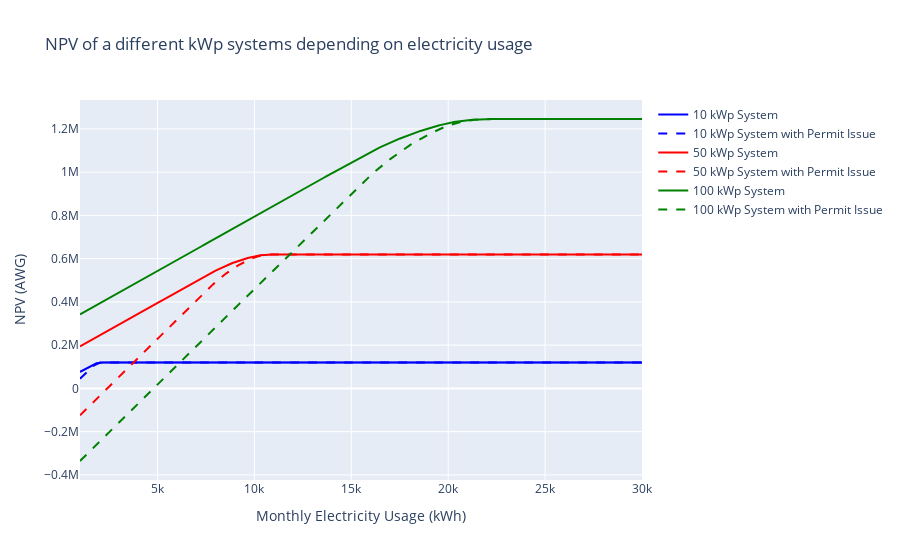

This figure's notebook cell:
### Code cell
NPV_graph(x_range=np.linspace(1000, 30000, 1000))

### Figure 1 — Plotly figure (JSON) as saved in the notebook; plotly's stock layout.template omitted (floating-point values rounded to 4 significant figures; data arrays with more than 128 entries replaced by an {"elided": "..."} marker saying what was removed)
{"data": [{"hovertemplate": "Monthly Electricity Usage (kWh)=%{x}<br>NPV (AWG)=%{y}<extra></extra>", "legendgroup": "", "line": {"color": "#636efa", "dash": "solid"}, "marker": {"symbol": "circle"}, "mode": "lines", "name": "", "orientation": "v", "showlegend": false, "type": "scatter", "x": {"elided": "1000 float values"}, "xaxis": "x", "y": {"elided": "1000 int values"}, "yaxis": "y"}, {"line": {"color": "blue", "dash": "solid"}, "mode": "lines", "name": "10 kWp System", "type": "scatter", "x": {"elided": "1000 float values"}, "y": {"elided": "1000 int values"}}, {"line": {"color": "blue", "dash": "dash"}, "mode": "lines", "name": "10 kWp System with Permit Issue", "type": "scatter", "x": {"elided": "1000 float values"}, "y": {"elided": "1000 int values"}}, {"line": {"color": "red", "dash": "solid"}, "mode": "lines", "name": "50 kWp System", "type": "scatter", "x": {"elided": "1000 float values"}, "y": {"elided": "1000 int values"}}, {"line": {"color": "red", "dash": "dash"}, "mode": "lines", "name": "50 kWp System with Permit Issue", "type": "scatter", "x": {"elided": "1000 float values"}, "y": {"elided": "1000 int values"}}, {"line": {"color": "green", "dash": "solid"}, "mode": "lines", "name": "100 kWp System", "type": "scatter", "x": {"elided": "1000 float values"}, "y": {"elided": "1000 int values"}}, {"line": {"color": "green", "dash": "dash"}, "mode": "lines", "name": "100 kWp System with Permit Issue", "type": "scatter", "x": {"elided": "1000 float values"}, "y": {"elided": "1000 int values"}}], "layout": {"legend": {"tracegroupgap": 0}, "title": {"text": "NPV of a different kWp systems depending on electricity usage"}, "xaxis": {"anchor": "y", "domain": [0, 1], "title": {"text": "Monthly Electricity Usage (kWh)"}}, "yaxis": {"anchor": "x", "domain": [0, 1], "title": {"text": "NPV (AWG)"}}}}
